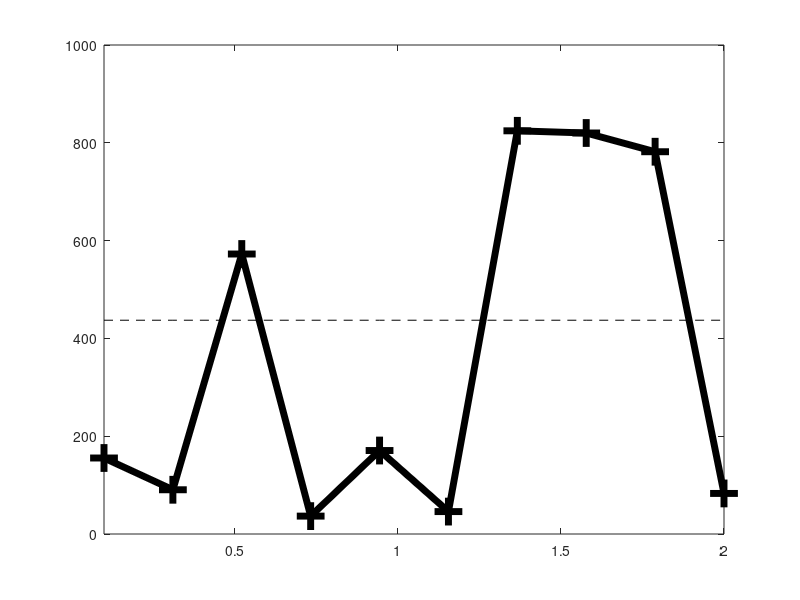
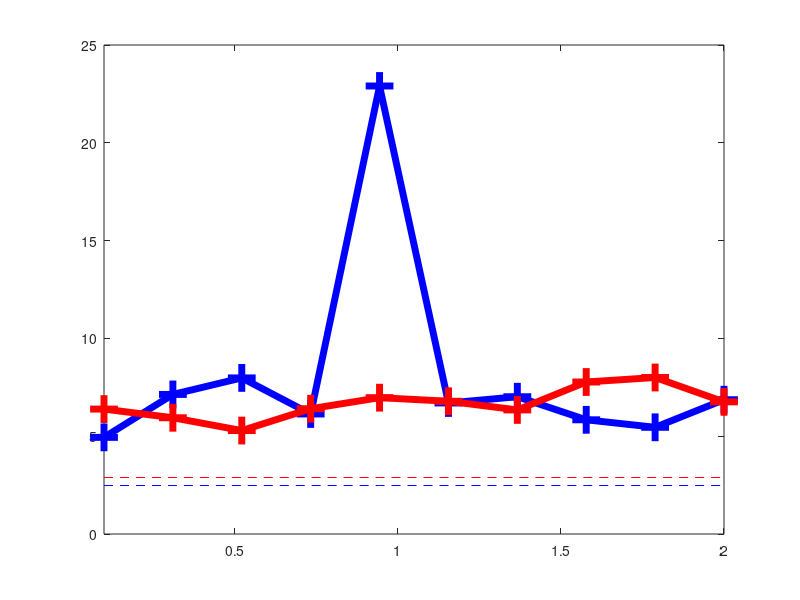
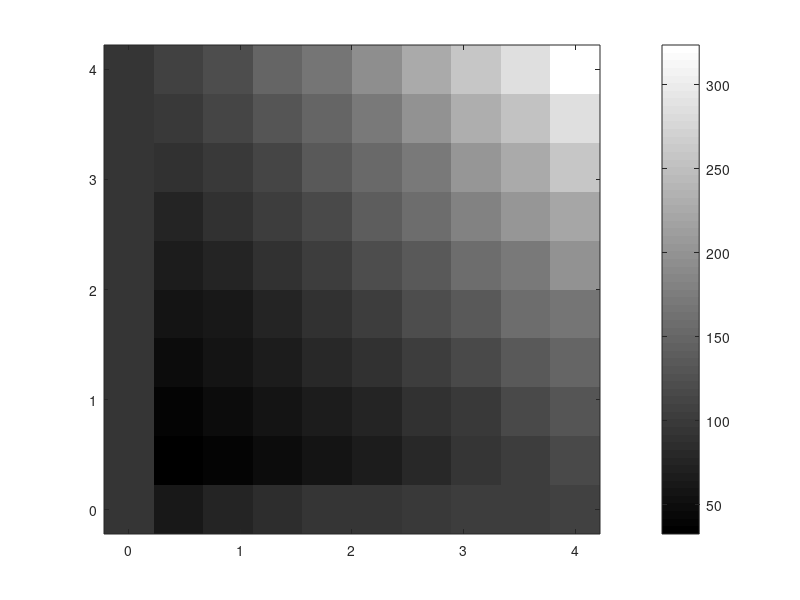
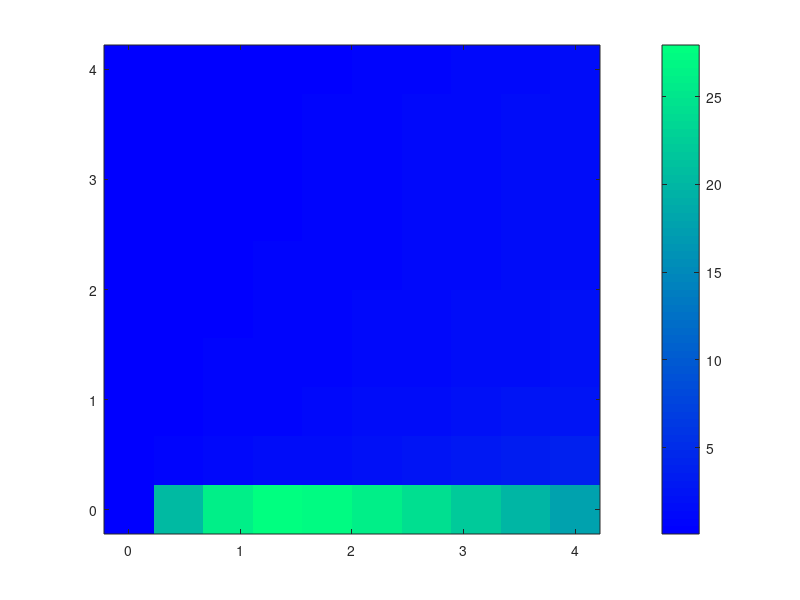

MATLAB code for these plots, in order:
% Figure_2_Generate.m
% Generates Figure 2 from Barendregt, et al., 2022.
clear
% Load performance data from adaptive and fixed-period algorithms for
% comparison:
load('tsb_adapt_sampled_rate_data.mat')
load('tsb_periodic_sampled_rate_data.mat')
% Plot average convergence times (Fig. 2B):
figure
plot(sample_period,ones(1,length(sample_period))*mean(N_samples_adapt_D),'k--')
hold on
plot(sample_period,mean(N_samples_periodic_D,2),'k-+','linewidth',5,'markersize',20)
xlim([min(sample_period),max(sample_period)])
% Plot average MSE for each transition rate (Fig. 2C):
figure
plot(sample_period,ones(1,length(sample_period))*mean(MSE_adapt_D(1,:)),'b--')
hold on
plot(sample_period,ones(1,length(sample_period))*mean(MSE_adapt_D(2,:)),'r--')
plot(sample_period,mean(MSE_periodic_D(:,:,1),2),'b-+','linewidth',5,'markersize',20)
plot(sample_period,mean(MSE_periodic_D(:,:,2),2),'r-+','linewidth',5,'markersize',20)
xlim([min(sample_period),max(sample_period)])
% Load performance data from adaptive algorithm for fixed true transition
% rates:
load('tsb_adapt_fixed_rate_data.mat')
% Plot average convergence time for fixed true transition rates (Fig. 2D):
figure
imagesc([h0_true(1) h0_true(end)],[h1_true(1) h1_true(end)],mean(N_samples_adapt_D,3)')
colormap gray; colorbar; set(gca,'ydir','normal')
% Plot average MSE for h0 inference (Fig. 2E):
figure
imagesc([h0_true(1) h0_true(end)],[h1_true(1) h1_true(end)],mean(MSE_adapt_D(:,:,:,1),3)')
colormap winter; colorbar; set(gca,'ydir','normal')
% Plot average MSE for h1 inference (Fig. 2F):
figure
imagesc([h0_true(1) h0_true(end)],[h1_true(1) h1_true(end)],mean(MSE_adapt_D(:,:,:,2),3)')
colormap autumn; colorbar; set(gca,'ydir','normal')